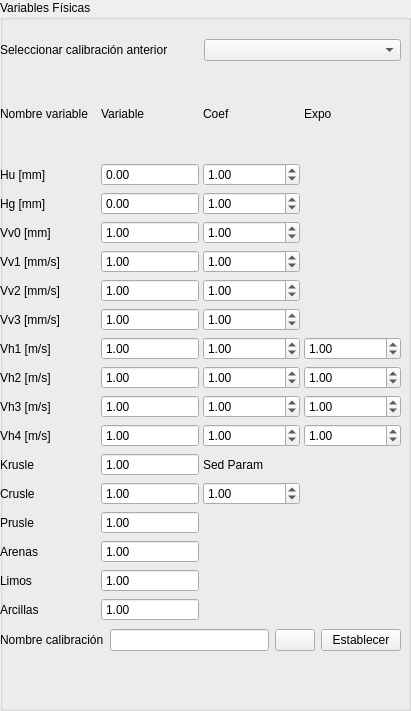
               <widget class="QGroupBox" name="groupBox_5">
                <property name="geometry">
                 <rect>
                  <x>0</x>
                  <y>330</y>
                  <width>411</width>
                  <height>711</height>
                 </rect>
                </property>
                <property name="title">
                 <string>Variables Físicas</string>
                </property>
                <widget class="QWidget" name="verticalLayoutWidget_5">
                 <property name="geometry">
                  <rect>
                   <x>0</x>
                   <y>70</y>
                   <width>401</width>
                   <height>551</height>
                  </rect>
                 </property>
                 <layout class="QVBoxLayout" name="verticalLayout_3">
                  <item>
                   <layout class="QGridLayout" name="gridLayout" columnstretch="0,0,0,0">
                    <property name="horizontalSpacing">
                     <number>4</number>
                    </property>
                    <item row="0" column="1">
                     <widget class="QLabel" name="label_19">
                      <property name="whatsThis">
                       <string>Valor medio de la variable</string>
                      </property>
                      <property name="text">
                       <string>Variable</string>
                      </property>
                     </widget>
                    </item>
                    <item row="0" column="2">
                     <widget class="QLabel" name="label_31">
                      <property name="whatsThis">
                       <string>Parametro calibrador</string>
                      </property>
                      <property name="text">
                       <string>Coef</string>
                      </property>
                     </widget>
                    </item>
                    <item row="11" column="0">
                     <widget class="QLabel" name="label_44">
                      <property name="whatsThis">
                       <string>Parámetro K de RUSLE</string>
                      </property>
                      <property name="text">
                       <string>Krusle</string>
                      </property>
                     </widget>
                    </item>
                    <item row="7" column="3">
                     <widget class="QDoubleSpinBox" name="ParamExp1">
                      <property name="whatsThis">
                       <string>Exponente regional en caso de usar aproximación no lineal v = C A^e</string>
                      </property>
                      <property name="accessibleName">
                       <string>Exponente aproximación no lineal al flujo superficial</string>
                      </property>
                      <property name="maximum">
                       <double>99999.000000000000000</double>
                      </property>
                      <property name="value">
                       <double>1.000000000000000</double>
                      </property>
                     </widget>
                    </item>
                    <item row="8" column="3">
                     <widget class="QDoubleSpinBox" name="ParamExp2">
                      <property name="whatsThis">
                       <string>Exponente regional en caso de usar aproximación no lineal v = C A^e</string>
                      </property>
                      <property name="accessibleName">
                       <string>Exponente aproximación no lineal al flujo sub-superficial</string>
                      </property>
                      <property name="value">
                       <double>1.000000000000000</double>
                      </property>
                     </widget>
                    </item>
                    <item row="8" column="0">
                     <widget class="QLabel" name="label_7">
                      <property name="whatsThis">
                       <string>Velocidad horizontal sub-superficial (h_coef[1])</string>
                      </property>
                      <property name="text">
                       <string>Vh2 [m/s]</string>
                      </property>
                     </widget>
                    </item>
                    <item row="0" column="3">
                     <widget class="QLabel" name="label_32">
                      <property name="whatsThis">
                       <string>Exponente aproximacion potencial (dejar en 1 para ecuaciones lineales)</string>
                      </property>
                      <property name="text">
                       <string>Expo</string>
                      </property>
                     </widget>
                    </item>
                    <item row="9" column="0">
                     <widget class="QLabel" name="label_8">
                      <property name="whatsThis">
                       <string>Velocidad horizontal subterranea (h_coef[2])</string>
                      </property>
                      <property name="text">
                       <string>Vh3 [m/s]</string>
                      </property>
                     </widget>
                    </item>
                    <item row="7" column="0">
                     <widget class="QLabel" name="label_6">
                      <property name="whatsThis">
                       <string>Velocidad horizontal escorrentia (h_coef[0])</string>
                      </property>
                      <property name="text">
                       <string>Vh1 [m/s]</string>
                      </property>
                     </widget>
                    </item>
                    <item row="4" column="0">
                     <widget class="QLabel" name="label_3">
                      <property name="whatsThis">
                       <string>Velocidad vertical infiltracion (v_coef[1])</string>
                      </property>
                      <property name="text">
                       <string>Vv1 [mm/s]</string>
                      </property>
                     </widget>
                    </item>
                    <item row="5" column="0">
                     <widget class="QLabel" name="label_4">
                      <property name="whatsThis">
                       <string>Velocidad vertical percolacion (v_coef[2])</string>
                      </property>
                      <property name="text">
                       <string>Vv2 [mm/s]</string>
                      </property>
                     </widget>
                    </item>
                    <item row="10" column="0">
                     <widget class="QLabel" name="label_11">
                      <property name="whatsThis">
                       <string>Velocidad horizontal canales (h_coef[3])</string>
                      </property>
                      <property name="text">
                       <string>Vh4 [m/s]</string>
                      </property>
                     </widget>
                    </item>
                    <item row="9" column="3">
                     <widget class="QDoubleSpinBox" name="ParamExp3">
                      <property name="whatsThis">
                       <string>Exponente regional en caso de usar aproximación no lineal v = C A^e</string>
                      </property>
                      <property name="accessibleName">
                       <string>Exponente aproximación no lineal al flujo subterráneo</string>
                      </property>
                      <property name="value">
                       <double>1.000000000000000</double>
                      </property>
                     </widget>
                    </item>
                    <item row="6" column="0">
                     <widget class="QLabel" name="label_5">
                      <property name="whatsThis">
                       <string>Velocidad vertical pérdidas (v_coef[3])</string>
                      </property>
                      <property name="text">
                       <string>Vv3 [mm/s]</string>
                      </property>
                     </widget>
                    </item>
                    <item row="3" column="0">
                     <widget class="QLabel" name="label_2">
                      <property name="whatsThis">
                       <string>Velocidad vertical evaporacion (v_coef[0])</string>
                      </property>
                      <property name="text">
                       <string>Vv0 [mm]</string>
                      </property>
                     </widget>
                    </item>
                    <item row="2" column="0">
                     <widget class="QLabel" name="label">
                      <property name="whatsThis">
                       <string>Almacenamiento máximo capilar [h3_max]</string>
                      </property>
                      <property name="text">
                       <string>Hg [mm]</string>
                      </property>
                     </widget>
                    </item>
                    <item row="0" column="0">
                     <widget class="QLabel" name="label_18">
                      <property name="text">
                       <string>Nombre variable</string>
                      </property>
                     </widget>
                    </item>
                    <item row="12" column="0">
                     <widget class="QLabel" name="label_45">
                      <property name="whatsThis">
                       <string>Parámetro C de RUSLE</string>
                      </property>
                      <property name="text">
                       <string>Crusle</string>
                      </property>
                     </widget>
                    </item>
                    <item row="13" column="0">
                     <widget class="QLabel" name="label_46">
                      <property name="whatsThis">
                       <string>Parámetro P de RUSLE</string>
                      </property>
                      <property name="text">
                       <string>Prusle</string>
                      </property>
                     </widget>
                    </item>
                    <item row="15" column="0">
                     <widget class="QLabel" name="label_47">
                      <property name="whatsThis">
                       <string>Porcentaje de limos (0-100)</string>
                      </property>
                      <property name="text">
                       <string>Limos</string>
                      </property>
                     </widget>
                    </item>
                    <item row="16" column="0">
                     <widget class="QLabel" name="label_48">
                      <property name="whatsThis">
                       <string>Porcentaje de arcillas (0-100)</string>
                      </property>
                      <property name="text">
                       <string>Arcillas</string>
                      </property>
                     </widget>
                    </item>
                    <item row="14" column="0">
                     <widget class="QLabel" name="label_49">
                      <property name="whatsThis">
                       <string>Porcentaje de arenas (0-100)</string>
                      </property>
                      <property name="text">
                       <string>Arenas</string>
                      </property>
                     </widget>
                    </item>
                    <item row="11" column="2">
                     <widget class="QLabel" name="label_68">
                      <property name="text">
                       <string>Sed Param</string>
                      </property>
                     </widget>
                    </item>
                    <item row="12" column="2">
                     <widget class="QDoubleSpinBox" name="Param11">
                      <property name="value">
                       <double>1.000000000000000</double>
                      </property>
                     </widget>
                    </item>
                    <item row="1" column="0">
                     <widget class="QLabel" name="label_9">
                      <property name="whatsThis">
                       <string>Almacenamiento máximo capilar [h1_max]</string>
                      </property>
                      <property name="text">
                       <string>Hu [mm]</string>
                      </property>
                     </widget>
                    </item>
                    <item row="1" column="2">
                     <widget class="QDoubleSpinBox" name="Param1">
                      <property name="value">
                       <double>1.000000000000000</double>
                      </property>
                     </widget>
                    </item>
                    <item row="2" column="2">
                     <widget class="QDoubleSpinBox" name="Param2">
                      <property name="value">
                       <double>1.000000000000000</double>
                      </property>
                     </widget>
                    </item>
                    <item row="3" column="2">
                     <widget class="QDoubleSpinBox" name="Param3">
                      <property name="value">
                       <double>1.000000000000000</double>
                      </property>
                     </widget>
                    </item>
                    <item row="4" column="2">
                     <widget class="QDoubleSpinBox" name="Param4">
                      <property name="value">
                       <double>1.000000000000000</double>
                      </property>
                     </widget>
                    </item>
                    <item row="5" column="2">
                     <widget class="QDoubleSpinBox" name="Param5">
                      <property name="value">
                       <double>1.000000000000000</double>
                      </property>
                     </widget>
                    </item>
                    <item row="6" column="2">
                     <widget class="QDoubleSpinBox" name="Param6">
                      <property name="value">
                       <double>1.000000000000000</double>
                      </property>
                     </widget>
                    </item>
                    <item row="7" column="2">
                     <widget class="QDoubleSpinBox" name="Param7">
                      <property name="value">
                       <double>1.000000000000000</double>
                      </property>
                     </widget>
                    </item>
                    <item row="8" column="2">
                     <widget class="QDoubleSpinBox" name="Param8">
                      <property name="value">
                       <double>1.000000000000000</double>
                      </property>
                     </widget>
                    </item>
                    <item row="9" column="2">
                     <widget class="QDoubleSpinBox" name="Param9">
                      <property name="value">
                       <double>1.000000000000000</double>
                      </property>
                     </widget>
                    </item>
                    <item row="10" column="2">
                     <widget class="QDoubleSpinBox" name="Param10">
                      <property name="value">
                       <double>1.000000000000000</double>
                      </property>
                     </widget>
                    </item>
                    <item row="10" column="3">
                     <widget class="QDoubleSpinBox" name="ParamExp4">
                      <property name="whatsThis">
                       <string>Exponente regional en caso de usar aproximación no lineal v = C A^e</string>
                      </property>
                      <property name="accessibleName">
                       <string>Exponente aproximación no lineal al flujo en canales</string>
                      </property>
                      <property name="value">
                       <double>1.000000000000000</double>
                      </property>
                     </widget>
                    </item>
                    <item row="1" column="1">
                     <widget class="QDoubleSpinBox" name="ParamVal1">
                      <property name="frame">
                       <bool>true</bool>
                      </property>
                      <property name="readOnly">
                       <bool>true</bool>
                      </property>
                      <property name="buttonSymbols">
                       <enum>QAbstractSpinBox::NoButtons</enum>
                      </property>
                      <property name="maximum">
                       <double>99999.000000000000000</double>
                      </property>
                      <property name="value">
                       <double>0.000000000000000</double>
                      </property>
                     </widget>
                    </item>
                    <item row="2" column="1">
                     <widget class="QDoubleSpinBox" name="ParamVal2">
                      <property name="frame">
                       <bool>true</bool>
                      </property>
                      <property name="readOnly">
                       <bool>true</bool>
                      </property>
                      <property name="buttonSymbols">
                       <enum>QAbstractSpinBox::NoButtons</enum>
                      </property>
                      <property name="maximum">
                       <double>99999.000000000000000</double>
                      </property>
                      <property name="value">
                       <double>0.000000000000000</double>
                      </property>
                     </widget>
                    </item>
                    <item row="3" column="1">
                     <widget class="QDoubleSpinBox" name="ParamVal3">
                      <property name="frame">
                       <bool>true</bool>
                      </property>
                      <property name="readOnly">
                       <bool>true</bool>
                      </property>
                      <property name="buttonSymbols">
                       <enum>QAbstractSpinBox::NoButtons</enum>
                      </property>
                      <property name="minimum">
                       <double>-1.000000000000000</double>
                      </property>
                      <property name="value">
                       <double>1.000000000000000</double>
                      </property>
                     </widget>
                    </item>
                    <item row="4" column="1">
                     <widget class="QDoubleSpinBox" name="ParamVal4">
                      <property name="frame">
                       <bool>true</bool>
                      </property>
                      <property name="readOnly">
                       <bool>true</bool>
                      </property>
                      <property name="buttonSymbols">
                       <enum>QAbstractSpinBox::NoButtons</enum>
                      </property>
                      <property name="value">
                       <double>1.000000000000000</double>
                      </property>
                     </widget>
                    </item>
                    <item row="5" column="1">
                     <widget class="QDoubleSpinBox" name="ParamVal5">
                      <property name="frame">
                       <bool>true</bool>
                      </property>
                      <property name="readOnly">
                       <bool>true</bool>
                      </property>
                      <property name="buttonSymbols">
                       <enum>QAbstractSpinBox::NoButtons</enum>
                      </property>
                      <property name="value">
                       <double>1.000000000000000</double>
                      </property>
                     </widget>
                    </item>
                    <item row="6" column="1">
                     <widget class="QDoubleSpinBox" name="ParamVal6">
                      <property name="frame">
                       <bool>true</bool>
                      </property>
                      <property name="readOnly">
                       <bool>true</bool>
                      </property>
                      <property name="buttonSymbols">
                       <enum>QAbstractSpinBox::NoButtons</enum>
                      </property>
                      <property name="minimum">
                       <double>-99999.000000000000000</double>
                      </property>
                      <property name="maximum">
                       <double>99999.000000000000000</double>
                      </property>
                      <property name="value">
                       <double>1.000000000000000</double>
                      </property>
                     </widget>
                    </item>
                    <item row="7" column="1">
                     <widget class="QDoubleSpinBox" name="ParamVal7">
                      <property name="frame">
                       <bool>true</bool>
                      </property>
                      <property name="readOnly">
                       <bool>true</bool>
                      </property>
                      <property name="buttonSymbols">
                       <enum>QAbstractSpinBox::NoButtons</enum>
                      </property>
                      <property name="value">
                       <double>1.000000000000000</double>
                      </property>
                     </widget>
                    </item>
                    <item row="8" column="1">
                     <widget class="QDoubleSpinBox" name="ParamVal8">
                      <property name="frame">
                       <bool>true</bool>
                      </property>
                      <property name="readOnly">
                       <bool>true</bool>
                      </property>
                      <property name="buttonSymbols">
                       <enum>QAbstractSpinBox::NoButtons</enum>
                      </property>
                      <property name="value">
                       <double>1.000000000000000</double>
                      </property>
                     </widget>
                    </item>
                    <item row="9" column="1">
                     <widget class="QDoubleSpinBox" name="ParamVal9">
                      <property name="frame">
                       <bool>true</bool>
                      </property>
                      <property name="readOnly">
                       <bool>true</bool>
                      </property>
                      <property name="buttonSymbols">
                       <enum>QAbstractSpinBox::NoButtons</enum>
                      </property>
                      <property name="value">
                       <double>1.000000000000000</double>
                      </property>
                     </widget>
                    </item>
                    <item row="10" column="1">
                     <widget class="QDoubleSpinBox" name="ParamVal10">
                      <property name="frame">
                       <bool>true</bool>
                      </property>
                      <property name="readOnly">
                       <bool>true</bool>
                      </property>
                      <property name="buttonSymbols">
                       <enum>QAbstractSpinBox::NoButtons</enum>
                      </property>
                      <property name="value">
                       <double>1.000000000000000</double>
                      </property>
                     </widget>
                    </item>
                    <item row="11" column="1">
                     <widget class="QDoubleSpinBox" name="ParamVal11">
                      <property name="frame">
                       <bool>true</bool>
                      </property>
                      <property name="readOnly">
                       <bool>true</bool>
                      </property>
                      <property name="buttonSymbols">
                       <enum>QAbstractSpinBox::NoButtons</enum>
                      </property>
                      <property name="value">
                       <double>1.000000000000000</double>
                      </property>
                     </widget>
                    </item>
                    <item row="12" column="1">
                     <widget class="QDoubleSpinBox" name="ParamVal12">
                      <property name="frame">
                       <bool>true</bool>
                      </property>
                      <property name="readOnly">
                       <bool>true</bool>
                      </property>
                      <property name="buttonSymbols">
                       <enum>QAbstractSpinBox::NoButtons</enum>
                      </property>
                      <property name="value">
                       <double>1.000000000000000</double>
                      </property>
                     </widget>
                    </item>
                    <item row="13" column="1">
                     <widget class="QDoubleSpinBox" name="ParamVal13">
                      <property name="frame">
                       <bool>true</bool>
                      </property>
                      <property name="readOnly">
                       <bool>true</bool>
                      </property>
                      <property name="buttonSymbols">
                       <enum>QAbstractSpinBox::NoButtons</enum>
                      </property>
                      <property name="value">
                       <double>1.000000000000000</double>
                      </property>
                     </widget>
                    </item>
                    <item row="14" column="1">
                     <widget class="QDoubleSpinBox" name="ParamVal14">
                      <property name="frame">
                       <bool>true</bool>
                      </property>
                      <property name="readOnly">
                       <bool>true</bool>
                      </property>
                      <property name="buttonSymbols">
                       <enum>QAbstractSpinBox::NoButtons</enum>
                      </property>
                      <property name="value">
                       <double>1.000000000000000</double>
                      </property>
                     </widget>
                    </item>
                    <item row="15" column="1">
                     <widget class="QDoubleSpinBox" name="ParamVal15">
                      <property name="frame">
                       <bool>true</bool>
                      </property>
                      <property name="readOnly">
                       <bool>true</bool>
                      </property>
                      <property name="buttonSymbols">
                       <enum>QAbstractSpinBox::NoButtons</enum>
                      </property>
                      <property name="value">
                       <double>1.000000000000000</double>
                      </property>
                     </widget>
                    </item>
                    <item row="16" column="1">
                     <widget class="QDoubleSpinBox" name="ParamVal16">
                      <property name="frame">
                       <bool>true</bool>
                      </property>
                      <property name="readOnly">
                       <bool>true</bool>
                      </property>
                      <property name="buttonSymbols">
                       <enum>QAbstractSpinBox::NoButtons</enum>
                      </property>
                      <property name="value">
                       <double>1.000000000000000</double>
                      </property>
                     </widget>
                    </item>
                   </layout>
                  </item>
                 </layout>
                </widget>
                <widget class="QWidget" name="verticalLayoutWidget_6">
                 <property name="geometry">
                  <rect>
                   <x>0</x>
                   <y>620</y>
                   <width>401</width>
                   <height>41</height>
                  </rect>
                 </property>
                 <layout class="QVBoxLayout" name="verticalLayout_4">
                  <item>
                   <layout class="QHBoxLayout" name="horizontalLayout_20">
                    <item>
                     <widget class="QLabel" name="label_33">
                      <property name="text">
                       <string>Nombre calibración</string>
                      </property>
                     </widget>
                    </item>
                    <item>
                     <widget class="QLineEdit" name="ParamName">
                      <property name="readOnly">
                       <bool>false</bool>
                      </property>
                     </widget>
                    </item>
                    <item>
                     <widget class="QPushButton" name="ButtonSimCalib2Nc">
                      <property name="text">
                       <string/>
                      </property>
                      <property name="icon">
                       <iconset resource="resources.qrc">
                        <normaloff>:/plugins/HydroSEDPlugin/icons/save.svg</normaloff>:/plugins/HydroSEDPlugin/icons/save.svg</iconset>
                      </property>
                     </widget>
                    </item>
                    <item>
                     <widget class="QPushButton" name="ButtonSimUseCalib">
                      <property name="text">
                       <string>Establecer</string>
                      </property>
                     </widget>
                    </item>
                   </layout>
                  </item>
                 </layout>
                </widget>
                <widget class="QWidget" name="verticalLayoutWidget_9">
                 <property name="geometry">
                  <rect>
                   <x>0</x>
                   <y>30</y>
                   <width>401</width>
                   <height>41</height>
                  </rect>
                 </property>
                 <layout class="QVBoxLayout" name="verticalLayout_17">
                  <item>
                   <layout class="QHBoxLayout" name="horizontalLayout_43">
                    <item>
                     <widget class="QLabel" name="label_34">
                      <property name="text">
                       <string>Seleccionar calibración anterior</string>
                      </property>
                     </widget>
                    </item>
                    <item>
                     <widget class="QComboBox" name="comboBox_10"/>
                    </item>
                   </layout>
                  </item>
                 </layout>
                </widget>
               </widget>
